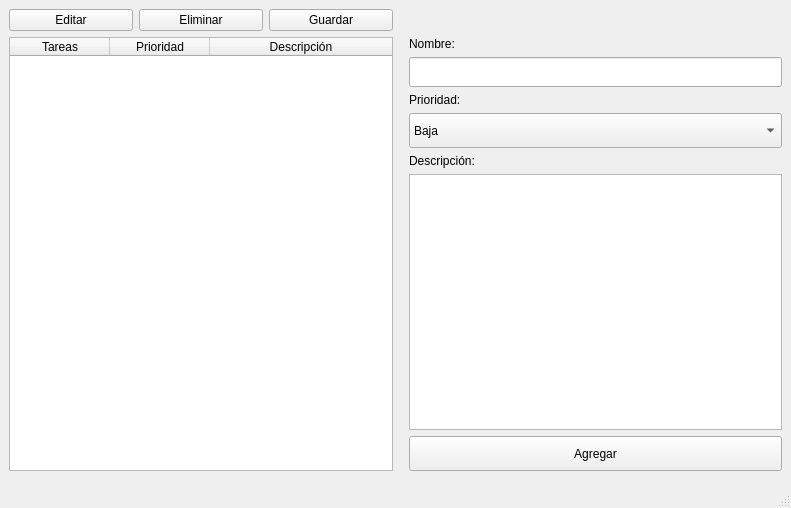
<?xml version="1.0" encoding="UTF-8"?>
<ui version="4.0">
 <class>Main</class>
 <widget class="QMainWindow" name="Main">
  <property name="geometry">
   <rect>
    <x>0</x>
    <y>0</y>
    <width>791</width>
    <height>508</height>
   </rect>
  </property>
  <property name="maximumSize">
   <size>
    <width>940</width>
    <height>600</height>
   </size>
  </property>
  <property name="windowTitle">
   <string>Main</string>
  </property>
  <widget class="QWidget" name="WCentral">
   <layout class="QGridLayout" name="gridLayout_2">
    <item row="1" column="0">
     <layout class="QGridLayout" name="Nav">
      <item row="0" column="1">
       <widget class="QPushButton" name="NavDelete">
        <property name="text">
         <string>Eliminar</string>
        </property>
        <property name="icon">
         <iconset theme="QIcon::ThemeIcon::EditDelete"/>
        </property>
       </widget>
      </item>
      <item row="0" column="0">
       <widget class="QPushButton" name="NavEdit">
        <property name="styleSheet">
         <string notr="true">QPushButton:disabled {
                background-color: white;  /* Color de fondo cuando está deshabilitado */
                color: black;
}
</string>
        </property>
        <property name="text">
         <string>Editar</string>
        </property>
        <property name="icon">
         <iconset theme="QIcon::ThemeIcon::MailMessageNew"/>
        </property>
        <property name="iconSize">
         <size>
          <width>16</width>
          <height>16</height>
         </size>
        </property>
       </widget>
      </item>
      <item row="0" column="2">
       <widget class="QPushButton" name="NavSave">
        <property name="styleSheet">
         <string notr="true">QPushButton::disabled {
                background-color: white;  /* Color de fondo cuando está deshabilitado */
                color: black;
            }
</string>
        </property>
        <property name="text">
         <string>Guardar</string>
        </property>
        <property name="icon">
         <iconset theme="QIcon::ThemeIcon::DocumentSave"/>
        </property>
       </widget>
      </item>
     </layout>
    </item>
    <item row="4" column="0">
     <widget class="QWidget" name="widget" native="true"/>
    </item>
    <item row="2" column="1">
     <layout class="QGridLayout" name="WForm">
      <item row="0" column="1">
       <layout class="QGridLayout" name="Form">
        <item row="7" column="1">
         <widget class="QPushButton" name="FAdd">
          <property name="minimumSize">
           <size>
            <width>0</width>
            <height>35</height>
           </size>
          </property>
          <property name="maximumSize">
           <size>
            <width>1200</width>
            <height>500</height>
           </size>
          </property>
          <property name="text">
           <string>Agregar</string>
          </property>
          <property name="icon">
           <iconset theme="QIcon::ThemeIcon::ListAdd"/>
          </property>
          <property name="iconSize">
           <size>
            <width>16</width>
            <height>16</height>
           </size>
          </property>
          <property name="checkable">
           <bool>false</bool>
          </property>
         </widget>
        </item>
        <item row="1" column="1">
         <widget class="QLineEdit" name="FNLable">
          <property name="minimumSize">
           <size>
            <width>0</width>
            <height>30</height>
           </size>
          </property>
         </widget>
        </item>
        <item row="0" column="1">
         <widget class="QLabel" name="FName">
          <property name="text">
           <string>Nombre:</string>
          </property>
         </widget>
        </item>
        <item row="6" column="1">
         <widget class="QPlainTextEdit" name="FDText">
          <property name="placeholderText">
           <string/>
          </property>
         </widget>
        </item>
        <item row="5" column="1">
         <widget class="QLabel" name="FDesc">
          <property name="text">
           <string>Descripción:</string>
          </property>
         </widget>
        </item>
        <item row="2" column="1">
         <widget class="QLabel" name="FPriority">
          <property name="text">
           <string>Prioridad:</string>
          </property>
         </widget>
        </item>
        <item row="4" column="1">
         <widget class="QComboBox" name="FOptions">
          <property name="minimumSize">
           <size>
            <width>0</width>
            <height>35</height>
           </size>
          </property>
          <property name="styleSheet">
           <string notr="true">QComboBox::item {
                height: 300px;
}</string>
          </property>
          <property name="editable">
           <bool>false</bool>
          </property>
          <property name="iconSize">
           <size>
            <width>50</width>
            <height>50</height>
           </size>
          </property>
          <item>
           <property name="text">
            <string>Baja</string>
           </property>
          </item>
          <item>
           <property name="text">
            <string>Moderada</string>
           </property>
          </item>
          <item>
           <property name="text">
            <string>Alta</string>
           </property>
          </item>
          <item>
           <property name="text">
            <string>Urgente</string>
           </property>
          </item>
         </widget>
        </item>
       </layout>
      </item>
      <item row="0" column="0">
       <spacer name="horizontalSpacer_2">
        <property name="orientation">
         <enum>Qt::Orientation::Horizontal</enum>
        </property>
        <property name="sizeType">
         <enum>QSizePolicy::Policy::Preferred</enum>
        </property>
        <property name="sizeHint" stdset="0">
         <size>
          <width>10</width>
          <height>10</height>
         </size>
        </property>
       </spacer>
      </item>
     </layout>
    </item>
    <item row="2" column="0">
     <widget class="QTableWidget" name="Table">
      <property name="rowCount">
       <number>0</number>
      </property>
      <attribute name="horizontalHeaderStretchLastSection">
       <bool>true</bool>
      </attribute>
      <column>
       <property name="text">
        <string>Tareas</string>
       </property>
      </column>
      <column>
       <property name="text">
        <string>Prioridad</string>
       </property>
      </column>
      <column>
       <property name="text">
        <string>Descripción</string>
       </property>
      </column>
     </widget>
    </item>
   </layout>
  </widget>
  <widget class="QMenuBar" name="menubar">
   <property name="geometry">
    <rect>
     <x>0</x>
     <y>0</y>
     <width>791</width>
     <height>21</height>
    </rect>
   </property>
  </widget>
  <widget class="QStatusBar" name="statusbar"/>
 </widget>
 <resources/>
 <connections/>
</ui>
